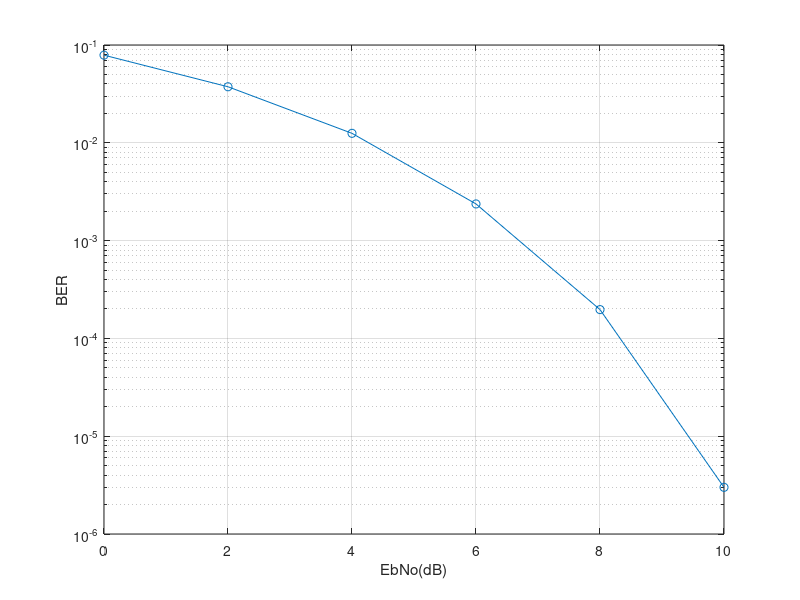

Write the MATLAB code that produced this figure.
clear all;                                  %Clear all variables
close all;                                  %Close all figures

l=1e6;                                      %Number of bits or symbols
EbNodB=0:2:10;                              %Range of EbNo in dB

for n=1:length(EbNodB)
    s=2*(round(rand(1,l))-0.5);             %Random symbol generation
    w=(1/sqrt(2*10^(EbNodB(n)/10)))*randn(1,l);  %Random noise generation
    r=s+w;                                  %Received signal
    s_est=sign(r);                          %Demodulation
    BER(n)=(l-sum(s==s_est))/l;             %BER calculation
end

semilogy(EbNodB, BER,'o-');                 %Plot 
xlabel('EbNo(dB)')                          %Label for x-axis    
ylabel('BER')                               %Label for y-axis
grid on